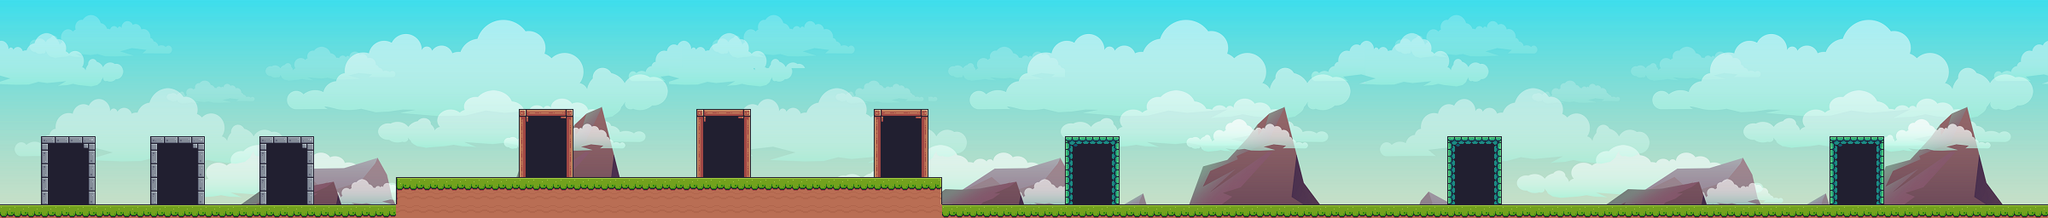

Tiled map render using the project's own tile images. Description and the map definition, with tile-layer contents summarised, below:
An orthogonal 150x16 tile map with 16x16 px tiles, 1 tile layer (background), 2 tilesets and 5 objects.

<map version="1.0" tiledversion="1.0.1" orientation="orthogonal" renderorder="right-down" width="150" height="16" tilewidth="16" tileheight="16" nextobjectid="11">
 <tileset firstgid="1" source="fundo-2.tsx" />
 <tileset firstgid="1401" source="terrain.tsx" />
 <layer name="background" width="150" height="16">
  <data>[2400 cells, 2400 non-empty, 772 distinct tile ids]</data>
 </layer>
 <objectgroup name="chao">
  <object id="1" x="0" y="241.25" width="465" height="14.25" />
  <object id="2" x="464.75" y="209" width="638.25" height="46.5" />
  <object id="7" x="1104" y="241.25" width="1296" height="13.75" />
 </objectgroup>
 <objectgroup name="limite">
  <object id="8" x="0" y="112.5" width="16" height="127.5" />
  <object id="9" x="2383" y="112.25" width="16" height="127.5" />
 </objectgroup>
</map>
